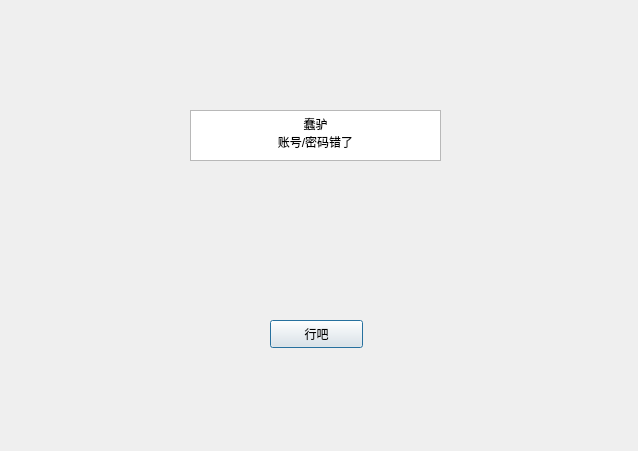
<?xml version="1.0" encoding="UTF-8"?>
<ui version="4.0">
 <class>LoginErrorWindow</class>
 <widget class="QDialog" name="LoginErrorWindow">
  <property name="geometry">
   <rect>
    <x>0</x>
    <y>0</y>
    <width>638</width>
    <height>451</height>
   </rect>
  </property>
  <property name="windowTitle">
   <string>登录错误</string>
  </property>
  <widget class="QTextBrowser" name="textBrowser">
   <property name="geometry">
    <rect>
     <x>190</x>
     <y>110</y>
     <width>251</width>
     <height>51</height>
    </rect>
   </property>
   <property name="html">
    <string>&lt;!DOCTYPE HTML PUBLIC &quot;-//W3C//DTD HTML 4.0//EN&quot; &quot;http://www.w3.org/TR/REC-html40/strict.dtd&quot;&gt;
&lt;html&gt;&lt;head&gt;&lt;meta name=&quot;qrichtext&quot; content=&quot;1&quot; /&gt;&lt;style type=&quot;text/css&quot;&gt;
p, li { white-space: pre-wrap; }
&lt;/style&gt;&lt;/head&gt;&lt;body style=&quot; font-family:'SimSun'; font-size:9pt; font-weight:400; font-style:normal;&quot;&gt;
&lt;p align=&quot;center&quot; style=&quot; margin-top:0px; margin-bottom:0px; margin-left:0px; margin-right:0px; -qt-block-indent:0; text-indent:0px;&quot;&gt;蠢驴&lt;/p&gt;
&lt;p align=&quot;center&quot; style=&quot; margin-top:0px; margin-bottom:0px; margin-left:0px; margin-right:0px; -qt-block-indent:0; text-indent:0px;&quot;&gt;账号/密码错了&lt;/p&gt;&lt;/body&gt;&lt;/html&gt;</string>
   </property>
  </widget>
  <widget class="QPushButton" name="pushButton">
   <property name="geometry">
    <rect>
     <x>270</x>
     <y>320</y>
     <width>93</width>
     <height>28</height>
    </rect>
   </property>
   <property name="text">
    <string>行吧</string>
   </property>
  </widget>
 </widget>
 <resources/>
 <connections>
  <connection>
   <sender>pushButton</sender>
   <signal>clicked()</signal>
   <receiver>LoginErrorWindow</receiver>
   <slot>close()</slot>
   <hints>
    <hint type="sourcelabel">
     <x>332</x>
     <y>339</y>
    </hint>
    <hint type="destinationlabel">
     <x>434</x>
     <y>375</y>
    </hint>
   </hints>
  </connection>
 </connections>
</ui>
